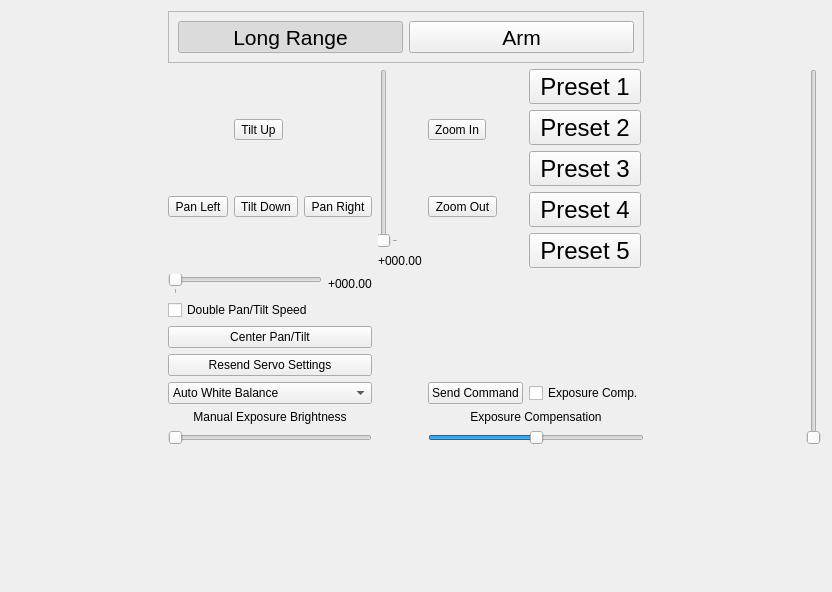
<?xml version="1.0" encoding="UTF-8"?>
<ui version="4.0">
 <class>CameraWidget</class>
 <widget class="QWidget" name="CameraWidget">
  <property name="geometry">
   <rect>
    <x>0</x>
    <y>0</y>
    <width>832</width>
    <height>592</height>
   </rect>
  </property>
  <property name="windowTitle">
   <string>Form</string>
  </property>
  <layout class="QGridLayout" name="gridLayout_3">
   <item row="0" column="1">
    <widget class="QFrame" name="frame">
     <property name="frameShape">
      <enum>QFrame::StyledPanel</enum>
     </property>
     <property name="frameShadow">
      <enum>QFrame::Raised</enum>
     </property>
     <layout class="QHBoxLayout" name="horizontalLayout_2">
      <item>
       <widget class="QToolButton" name="longRangeButton">
        <property name="sizePolicy">
         <sizepolicy hsizetype="Expanding" vsizetype="Fixed">
          <horstretch>0</horstretch>
          <verstretch>0</verstretch>
         </sizepolicy>
        </property>
        <property name="font">
         <font>
          <pointsize>16</pointsize>
         </font>
        </property>
        <property name="text">
         <string>Long Range</string>
        </property>
        <property name="checkable">
         <bool>true</bool>
        </property>
        <property name="checked">
         <bool>true</bool>
        </property>
        <property name="autoExclusive">
         <bool>true</bool>
        </property>
       </widget>
      </item>
      <item>
       <widget class="QToolButton" name="armButton">
        <property name="sizePolicy">
         <sizepolicy hsizetype="Expanding" vsizetype="Fixed">
          <horstretch>0</horstretch>
          <verstretch>0</verstretch>
         </sizepolicy>
        </property>
        <property name="font">
         <font>
          <pointsize>16</pointsize>
         </font>
        </property>
        <property name="text">
         <string>Arm</string>
        </property>
        <property name="checkable">
         <bool>true</bool>
        </property>
        <property name="autoExclusive">
         <bool>true</bool>
        </property>
       </widget>
      </item>
     </layout>
    </widget>
   </item>
   <item row="1" column="0">
    <spacer name="horizontalSpacer">
     <property name="orientation">
      <enum>Qt::Horizontal</enum>
     </property>
     <property name="sizeHint" stdset="0">
      <size>
       <width>99</width>
       <height>20</height>
      </size>
     </property>
    </spacer>
   </item>
   <item row="1" column="2">
    <spacer name="horizontalSpacer_3">
     <property name="orientation">
      <enum>Qt::Horizontal</enum>
     </property>
     <property name="sizeHint" stdset="0">
      <size>
       <width>99</width>
       <height>20</height>
      </size>
     </property>
    </spacer>
   </item>
   <item row="2" column="1">
    <spacer name="verticalSpacer">
     <property name="orientation">
      <enum>Qt::Vertical</enum>
     </property>
     <property name="sizeHint" stdset="0">
      <size>
       <width>20</width>
       <height>85</height>
      </size>
     </property>
    </spacer>
   </item>
   <item row="1" column="3">
    <widget class="QSlider" name="zoomSlider">
     <property name="maximum">
      <number>3990</number>
     </property>
     <property name="orientation">
      <enum>Qt::Vertical</enum>
     </property>
    </widget>
   </item>
   <item row="1" column="1">
    <layout class="QGridLayout" name="gridLayout_2">
     <item row="0" column="0">
      <layout class="QGridLayout" name="gridLayout">
       <property name="sizeConstraint">
        <enum>QLayout::SetMaximumSize</enum>
       </property>
       <item row="0" column="1">
        <widget class="QToolButton" name="tiltUpButton">
         <property name="text">
          <string>Tilt Up</string>
         </property>
         <property name="icon">
          <iconset resource="../Resources/Icons/Icons.qrc">
           <normaloff>:/Icons/arrow-up.png</normaloff>:/Icons/arrow-up.png</iconset>
         </property>
         <property name="iconSize">
          <size>
           <width>128</width>
           <height>128</height>
          </size>
         </property>
        </widget>
       </item>
       <item row="1" column="0">
        <widget class="QToolButton" name="panLeftButton">
         <property name="text">
          <string>Pan Left</string>
         </property>
         <property name="icon">
          <iconset resource="../Resources/Icons/Icons.qrc">
           <normaloff>:/Icons/arrow-left.png</normaloff>:/Icons/arrow-left.png</iconset>
         </property>
         <property name="iconSize">
          <size>
           <width>128</width>
           <height>128</height>
          </size>
         </property>
        </widget>
       </item>
       <item row="1" column="1">
        <widget class="QToolButton" name="tiltDownButton">
         <property name="text">
          <string>Tilt Down</string>
         </property>
         <property name="icon">
          <iconset resource="../Resources/Icons/Icons.qrc">
           <normaloff>:/Icons/arrow-down.png</normaloff>:/Icons/arrow-down.png</iconset>
         </property>
         <property name="iconSize">
          <size>
           <width>128</width>
           <height>128</height>
          </size>
         </property>
        </widget>
       </item>
       <item row="1" column="2">
        <widget class="QToolButton" name="panRightButton">
         <property name="text">
          <string>Pan Right</string>
         </property>
         <property name="icon">
          <iconset resource="../Resources/Icons/Icons.qrc">
           <normaloff>:/Icons/arrow-right.png</normaloff>:/Icons/arrow-right.png</iconset>
         </property>
         <property name="iconSize">
          <size>
           <width>128</width>
           <height>128</height>
          </size>
         </property>
        </widget>
       </item>
      </layout>
     </item>
     <item row="0" column="1">
      <layout class="QVBoxLayout" name="verticalLayout">
       <item>
        <widget class="QSlider" name="tiltSlider">
         <property name="minimum">
          <number>0</number>
         </property>
         <property name="maximum">
          <number>1023</number>
         </property>
         <property name="singleStep">
          <number>35</number>
         </property>
         <property name="orientation">
          <enum>Qt::Vertical</enum>
         </property>
         <property name="tickPosition">
          <enum>QSlider::TicksBelow</enum>
         </property>
         <property name="tickInterval">
          <number>1500</number>
         </property>
        </widget>
       </item>
       <item>
        <widget class="QLabel" name="tiltLabel">
         <property name="text">
          <string>+000.00</string>
         </property>
        </widget>
       </item>
      </layout>
     </item>
     <item row="1" column="0">
      <layout class="QHBoxLayout" name="horizontalLayout">
       <item>
        <widget class="QSlider" name="panSlider">
         <property name="minimum">
          <number>0</number>
         </property>
         <property name="maximum">
          <number>1023</number>
         </property>
         <property name="singleStep">
          <number>35</number>
         </property>
         <property name="orientation">
          <enum>Qt::Horizontal</enum>
         </property>
         <property name="tickPosition">
          <enum>QSlider::TicksBelow</enum>
         </property>
         <property name="tickInterval">
          <number>1500</number>
         </property>
        </widget>
       </item>
       <item>
        <widget class="QLabel" name="panLabel">
         <property name="text">
          <string>+000.00</string>
         </property>
        </widget>
       </item>
      </layout>
     </item>
     <item row="0" column="2">
      <layout class="QVBoxLayout" name="verticalLayout_2">
       <item>
        <widget class="QToolButton" name="zoomInButton">
         <property name="text">
          <string>Zoom In</string>
         </property>
         <property name="icon">
          <iconset resource="../Resources/Icons/Icons.qrc">
           <normaloff>:/Icons/button-add.png</normaloff>:/Icons/button-add.png</iconset>
         </property>
         <property name="iconSize">
          <size>
           <width>128</width>
           <height>128</height>
          </size>
         </property>
        </widget>
       </item>
       <item>
        <widget class="QToolButton" name="zoomOutButton">
         <property name="text">
          <string>Zoom Out</string>
         </property>
         <property name="icon">
          <iconset resource="../Resources/Icons/Icons.qrc">
           <normaloff>:/Icons/button-delete.png</normaloff>:/Icons/button-delete.png</iconset>
         </property>
         <property name="iconSize">
          <size>
           <width>128</width>
           <height>128</height>
          </size>
         </property>
        </widget>
       </item>
      </layout>
     </item>
     <item row="0" column="3">
      <layout class="QVBoxLayout" name="verticalLayout_3">
       <item>
        <widget class="QToolButton" name="presetButton1">
         <property name="sizePolicy">
          <sizepolicy hsizetype="Fixed" vsizetype="Expanding">
           <horstretch>0</horstretch>
           <verstretch>0</verstretch>
          </sizepolicy>
         </property>
         <property name="font">
          <font>
           <pointsize>18</pointsize>
          </font>
         </property>
         <property name="text">
          <string>Preset 1</string>
         </property>
        </widget>
       </item>
       <item>
        <widget class="QToolButton" name="presetButton2">
         <property name="sizePolicy">
          <sizepolicy hsizetype="Fixed" vsizetype="Expanding">
           <horstretch>0</horstretch>
           <verstretch>0</verstretch>
          </sizepolicy>
         </property>
         <property name="font">
          <font>
           <pointsize>18</pointsize>
          </font>
         </property>
         <property name="text">
          <string>Preset 2</string>
         </property>
        </widget>
       </item>
       <item>
        <widget class="QToolButton" name="presetButton3">
         <property name="sizePolicy">
          <sizepolicy hsizetype="Fixed" vsizetype="Expanding">
           <horstretch>0</horstretch>
           <verstretch>0</verstretch>
          </sizepolicy>
         </property>
         <property name="font">
          <font>
           <pointsize>18</pointsize>
          </font>
         </property>
         <property name="text">
          <string>Preset 3</string>
         </property>
        </widget>
       </item>
       <item>
        <widget class="QToolButton" name="presetButton4">
         <property name="sizePolicy">
          <sizepolicy hsizetype="Fixed" vsizetype="Expanding">
           <horstretch>0</horstretch>
           <verstretch>0</verstretch>
          </sizepolicy>
         </property>
         <property name="font">
          <font>
           <pointsize>18</pointsize>
          </font>
         </property>
         <property name="text">
          <string>Preset 4</string>
         </property>
        </widget>
       </item>
       <item>
        <widget class="QToolButton" name="presetButton5">
         <property name="sizePolicy">
          <sizepolicy hsizetype="Fixed" vsizetype="Expanding">
           <horstretch>0</horstretch>
           <verstretch>0</verstretch>
          </sizepolicy>
         </property>
         <property name="font">
          <font>
           <pointsize>18</pointsize>
          </font>
         </property>
         <property name="text">
          <string>Preset 5</string>
         </property>
        </widget>
       </item>
      </layout>
     </item>
     <item row="2" column="0">
      <widget class="QCheckBox" name="doublePanTiltRate">
       <property name="text">
        <string>Double Pan/Tilt Speed</string>
       </property>
      </widget>
     </item>
     <item row="3" column="0">
      <widget class="QPushButton" name="centerPanTiltButton">
       <property name="text">
        <string>Center Pan/Tilt</string>
       </property>
      </widget>
     </item>
     <item row="4" column="0">
      <widget class="QPushButton" name="resetServoButton">
       <property name="text">
        <string>Resend Servo Settings</string>
       </property>
      </widget>
     </item>
     <item row="5" column="0">
      <widget class="QComboBox" name="cameraCommandDropdown">
       <item>
        <property name="text">
         <string>Auto White Balance</string>
        </property>
       </item>
       <item>
        <property name="text">
         <string>Indoor White Balance</string>
        </property>
       </item>
       <item>
        <property name="text">
         <string>Outdoor White Balance</string>
        </property>
       </item>
       <item>
        <property name="text">
         <string>One Push White Balance</string>
        </property>
       </item>
       <item>
        <property name="text">
         <string>Auto Tracing White Balance</string>
        </property>
       </item>
       <item>
        <property name="text">
         <string>Full Auto Exposure</string>
        </property>
       </item>
       <item>
        <property name="text">
         <string>Bright Auto Exposure</string>
        </property>
       </item>
      </widget>
     </item>
     <item row="8" column="0">
      <widget class="QSlider" name="manualExposureSlider">
       <property name="minimum">
        <number>0</number>
       </property>
       <property name="maximum">
        <number>256</number>
       </property>
       <property name="orientation">
        <enum>Qt::Horizontal</enum>
       </property>
      </widget>
     </item>
     <item row="7" column="0">
      <widget class="QLabel" name="label">
       <property name="text">
        <string>Manual Exposure Brightness</string>
       </property>
       <property name="alignment">
        <set>Qt::AlignCenter</set>
       </property>
      </widget>
     </item>
     <item row="8" column="2" colspan="2">
      <widget class="QSlider" name="exposureCompenstaion">
       <property name="minimum">
        <number>-7</number>
       </property>
       <property name="maximum">
        <number>7</number>
       </property>
       <property name="orientation">
        <enum>Qt::Horizontal</enum>
       </property>
      </widget>
     </item>
     <item row="7" column="2" colspan="2">
      <widget class="QLabel" name="label_2">
       <property name="text">
        <string>Exposure Compensation</string>
       </property>
       <property name="alignment">
        <set>Qt::AlignCenter</set>
       </property>
      </widget>
     </item>
     <item row="5" column="3">
      <widget class="QCheckBox" name="ExposureComp">
       <property name="text">
        <string>Exposure Comp.</string>
       </property>
      </widget>
     </item>
     <item row="5" column="2">
      <widget class="QPushButton" name="sendCameraCommand">
       <property name="text">
        <string>Send Command</string>
       </property>
      </widget>
     </item>
    </layout>
   </item>
  </layout>
 </widget>
 <resources>
  <include location="../Resources/Icons/Icons.qrc"/>
 </resources>
 <connections/>
</ui>
